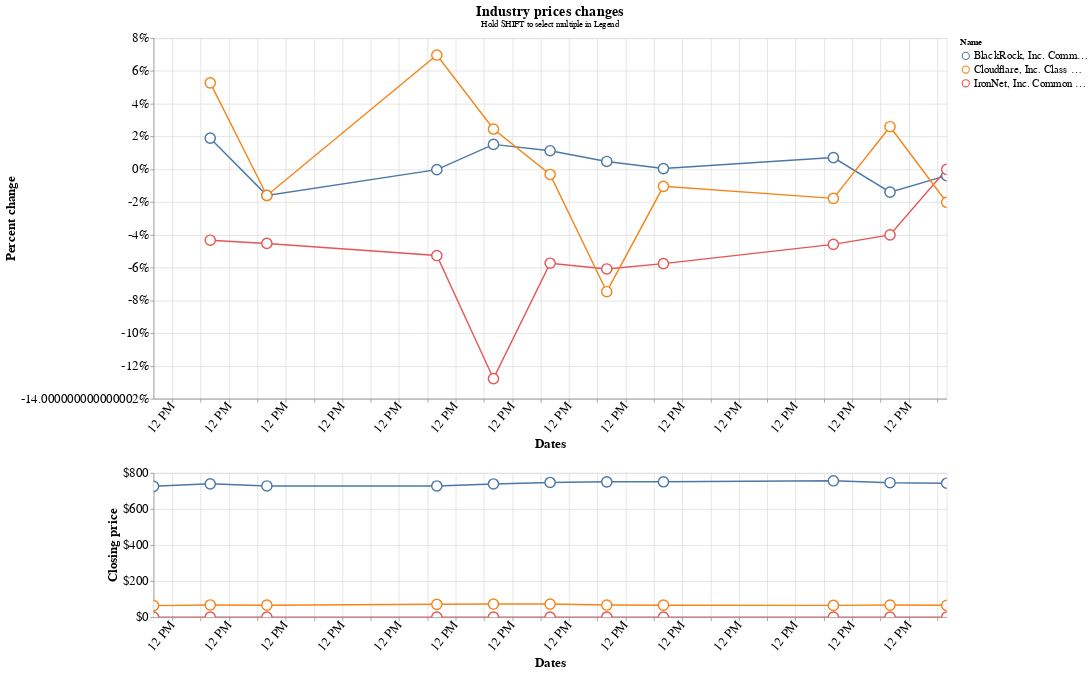

Notebook code for this chart:
### Code cell
# @title Choose stocks to compare closing prices

days_ago = 11 #@param {type:"slider", min:1, max:100, step:1}
choose_symbols_many = "NET,IRNT,LOGI,BLK" #@param {type:"string"}

try:
  if choose_symbols_many == "":
    raise Exception("Enter comma separated list of stock symbols.")

  choose_symbols = clean_symbols_many(choose_symbols_many)

  agg_graph_df = pd.DataFrame()

  symbol_name_df = nasdaq_df[nasdaq_df["symbol"].isin(choose_symbols)][["symbol", "name"]]
  for index, row in symbol_name_df.iterrows():
    symbol = row["symbol"]
    name = row["name"]
    hist_symbol_df = get_symbol_data(symbol, days_ago)
    hist_symbol_df["Symbol"] = symbol
    hist_symbol_df["Name"] = name
    agg_graph_df = pd.concat([agg_graph_df, hist_symbol_df])

except Exception as e:
  print(e)

# Add percent change column
sorted_df = agg_graph_df.sort_values(["Symbol", "Date NY"]).reset_index(drop=True)
pct_change_series = sorted_df.groupby("Symbol", group_keys=False, sort=False)["Close"].apply(lambda x: x.pct_change())

view_agg_pctchange_df = sorted_df
view_agg_pctchange_df["PctChange"] = pct_change_series

multiple_symbols_chart(view_agg_pctchange_df)

### Figure 1 — Vega-Lite specification as saved in the notebook (floating-point values rounded to 4 significant figures)
{"config": {"view": {"continuousWidth": 300, "continuousHeight": 300}, "axis": {"labelFontSize": 18, "titleFontSize": 18}, "legend": {"labelFontSize": 15, "titleFontSize": 12}, "point": {"size": 200}, "title": {"fontSize": 20}}, "vconcat": [{"mark": {"type": "line", "point": {"fill": "white", "filled": false}}, "encoding": {"color": {"field": "Name", "type": "nominal"}, "opacity": {"condition": {"param": "param_4", "value": 1}, "value": 0.09}, "tooltip": [{"field": "Name", "type": "nominal"}, {"field": "Symbol", "type": "nominal"}, {"field": "Date NY", "type": "temporal"}, {"field": "Close", "format": "$.2f", "type": "quantitative"}], "x": {"axis": {"labelAngle": -50}, "field": "Date NY", "title": "Dates", "type": "temporal"}, "y": {"axis": {"labelExpr": "datum.value * 100 + '%'"}, "field": "PctChange", "title": "Percent change", "type": "quantitative"}}, "height": 500, "name": "view_3", "title": {"text": "Industry prices changes", "subtitle": "Hold SHIFT to select multiple in Legend"}, "width": 1100}, {"mark": {"type": "line", "point": {"fill": "white", "filled": false}}, "encoding": {"color": {"field": "Name", "type": "nominal"}, "opacity": {"condition": {"param": "param_4", "value": 1}, "value": 0.09}, "tooltip": [{"field": "Name", "type": "nominal"}, {"field": "Symbol", "type": "nominal"}, {"field": "Date NY", "type": "temporal"}, {"field": "Close", "format": "$.2f", "type": "quantitative"}], "x": {"axis": {"labelAngle": -50}, "field": "Date NY", "title": "Dates", "type": "temporal"}, "y": {"axis": {"labelExpr": "'$' + datum.value"}, "field": "Close", "title": "Closing price", "type": "quantitative"}}, "height": 200, "name": "view_4", "width": 1100}], "data": {"name": "data-ab181ee6a63805aed7cb3b8b7843f65a"}, "params": [{"name": "param_4", "select": {"type": "point", "fields": ["Name"], "on": "mouseover", "toggle": "event.ctrlKey"}, "bind": "legend", "views": ["view_3", "view_4"]}, {"name": "param_5", "select": {"type": "interval", "encodings": ["x", "y"]}, "bind": "scales", "views": ["view_3"]}, {"name": "param_6", "select": {"type": "interval", "encodings": ["x", "y"]}, "bind": "scales", "views": ["view_4"]}], "$schema": "https://vega.github.io/schema/vega-lite/v5.8.0.json", "datasets": {"data-ab181ee6a63805aed7cb3b8b7843f65a": [{"Open": 722.7, "High": 727.0, "Low": 718.9, "Close": 726.0, "Volume": 642000, "Dividends": 0.0, "Stock Splits": 0.0, "Date NY": "2023-07-12T00:00:00-04:00", "Symbol": "BLK", "Name": "BlackRock, Inc. Common Stock", "PctChange": null}, {"Open": 732.9, "High": 740.4, "Low": 727.5, "Close": 739.8, "Volume": 928100, "Dividends": 0.0, "Stock Splits": 0.0, "Date NY": "2023-07-13T00:00:00-04:00", "Symbol": "BLK", "Name": "BlackRock, Inc. Common Stock", "PctChange": 0.01901}, {"Open": 743.0, "High": 744.0, "Low": 722.4, "Close": 728.0, "Volume": 1064100, "Dividends": 0.0, "Stock Splits": 0.0, "Date NY": "2023-07-14T00:00:00-04:00", "Symbol": "BLK", "Name": "BlackRock, Inc. Common Stock", "PctChange": -0.01591}, {"Open": 724.5, "High": 733.0, "Low": 720.5, "Close": 727.9, "Volume": 648400, "Dividends": 0.0, "Stock Splits": 0.0, "Date NY": "2023-07-17T00:00:00-04:00", "Symbol": "BLK", "Name": "BlackRock, Inc. Common Stock", "PctChange": -0.0002198}, {"Open": 725.5, "High": 740.8, "Low": 723.2, "Close": 738.9, "Volume": 790000, "Dividends": 0.0, "Stock Splits": 0.0, "Date NY": "2023-07-18T00:00:00-04:00", "Symbol": "BLK", "Name": "BlackRock, Inc. Common Stock", "PctChange": 0.0152}, {"Open": 740.0, "High": 753.0, "Low": 740.0, "Close": 747.3, "Volume": 718900, "Dividends": 0.0, "Stock Splits": 0.0, "Date NY": "2023-07-19T00:00:00-04:00", "Symbol": "BLK", "Name": "BlackRock, Inc. Common Stock", "PctChange": 0.01133}, {"Open": 744.0, "High": 753.4, "Low": 742.5, "Close": 750.9, "Volume": 621600, "Dividends": 0.0, "Stock Splits": 0.0, "Date NY": "2023-07-20T00:00:00-04:00", "Symbol": "BLK", "Name": "BlackRock, Inc. Common Stock", "PctChange": 0.004791}, {"Open": 753.2, "High": 756.3, "Low": 749.8, "Close": 751.2, "Volume": 512300, "Dividends": 0.0, "Stock Splits": 0.0, "Date NY": "2023-07-21T00:00:00-04:00", "Symbol": "BLK", "Name": "BlackRock, Inc. Common Stock", "PctChange": 0.0004395}, {"Open": 751.7, "High": 757.0, "Low": 750.5, "Close": 756.6, "Volume": 385400, "Dividends": 0.0, "Stock Splits": 0.0, "Date NY": "2023-07-24T00:00:00-04:00", "Symbol": "BLK", "Name": "BlackRock, Inc. Common Stock", "PctChange": 0.007148}, {"Open": 752.5, "High": 753.0, "Low": 742.2, "Close": 746.0, "Volume": 610700, "Dividends": 0.0, "Stock Splits": 0.0, "Date NY": "2023-07-25T00:00:00-04:00", "Symbol": "BLK", "Name": "BlackRock, Inc. Common Stock", "PctChange": -0.01396}, {"Open": 743.2, "High": 749.9, "Low": 741.0, "Close": 743.2, "Volume": 552508, "Dividends": 0.0, "Stock Splits": 0.0, "Date NY": "2023-07-26T00:00:00-04:00", "Symbol": "BLK", "Name": "BlackRock, Inc. Common Stock", "PctChange": -0.003834}, {"Open": 0.228, "High": 0.228, "Low": 0.196, "Close": 0.208, "Volume": 2413600, "Dividends": 0.0, "Stock Splits": 0.0, "Date NY": "2023-07-12T00:00:00-04:00", "Symbol": "IRNT", "Name": "IronNet, Inc. Common Stock", "PctChange": null}, {"Open": 0.205, "High": 0.208, "Low": 0.191, "Close": 0.199, "Volume": 2372900, "Dividends": 0.0, "Stock Splits": 0.0, "Date NY": "2023-07-13T00:00:00-04:00", "Symbol": "IRNT", "Name": "IronNet, Inc. Common Stock", "PctChange": -0.04327}, {"Open": 0.2, "High": 0.203, "Low": 0.188, "Close": 0.19, "Volume": 1630700, "Dividends": 0.0, "Stock Splits": 0.0, "Date NY": "2023-07-14T00:00:00-04:00", "Symbol": "IRNT", "Name": "IronNet, Inc. Common Stock", "PctChange": -0.04523}, {"Open": 0.19, "High": 0.2, "Low": 0.18, "Close": 0.18, "Volume": 2363600, "Dividends": 0.0, "Stock Splits": 0.0, "Date NY": "2023-07-17T00:00:00-04:00", "Symbol": "IRNT", "Name": "IronNet, Inc. Common Stock", "PctChange": -0.05263}, {"Open": 0.162, "High": 0.168, "Low": 0.136, "Close": 0.157, "Volume": 7252600, "Dividends": 0.0, "Stock Splits": 0.0, "Date NY": "2023-07-18T00:00:00-04:00", "Symbol": "IRNT", "Name": "IronNet, Inc. Common Stock", "PctChange": -0.1278}, {"Open": 0.169, "High": 0.17, "Low": 0.142, "Close": 0.148, "Volume": 2614800, "Dividends": 0.0, "Stock Splits": 0.0, "Date NY": "2023-07-19T00:00:00-04:00", "Symbol": "IRNT", "Name": "IronNet, Inc. Common Stock", "PctChange": -0.05732}, {"Open": 0.147, "High": 0.155, "Low": 0.136, "Close": 0.139, "Volume": 2722300, "Dividends": 0.0, "Stock Splits": 0.0, "Date NY": "2023-07-20T00:00:00-04:00", "Symbol": "IRNT", "Name": "IronNet, Inc. Common Stock", "PctChange": -0.06081}, {"Open": 0.135, "High": 0.142, "Low": 0.125, "Close": 0.131, "Volume": 2619600, "Dividends": 0.0, "Stock Splits": 0.0, "Date NY": "2023-07-21T00:00:00-04:00", "Symbol": "IRNT", "Name": "IronNet, Inc. Common Stock", "PctChange": -0.05755}, {"Open": 0.131, "High": 0.134, "Low": 0.124, "Close": 0.125, "Volume": 1558600, "Dividends": 0.0, "Stock Splits": 0.0, "Date NY": "2023-07-24T00:00:00-04:00", "Symbol": "IRNT", "Name": "IronNet, Inc. Common Stock", "PctChange": -0.0458}, {"Open": 0.116, "High": 0.13, "Low": 0.114, "Close": 0.12, "Volume": 3002400, "Dividends": 0.0, "Stock Splits": 0.0, "Date NY": "2023-07-25T00:00:00-04:00", "Symbol": "IRNT", "Name": "IronNet, Inc. Common Stock", "PctChange": -0.04}, {"Open": 0.11, "High": 0.12, "Low": 0.11, "Close": 0.12, "Volume": 1755492, "Dividends": 0.0, "Stock Splits": 0.0, "Date NY": "2023-07-26T00:00:00-04:00", "Symbol": "IRNT", "Name": "IronNet, Inc. Common Stock", "PctChange": 0.0}, {"Open": 69.47, "High": 69.61, "Low": 63.51, "Close": 64.23, "Volume": 7360100, "Dividends": 0.0, "Stock Splits": 0.0, "Date NY": "2023-07-12T00:00:00-04:00", "Symbol": "NET", "Name": "Cloudflare, Inc. Class A Common Stock", "PctChange": null}, {"Open": 65.54, "High": 67.99, "Low": 65.19, "Close": 67.62, "Volume": 4399800, "Dividends": 0.0, "Stock Splits": 0.0, "Date NY": "2023-07-13T00:00:00-04:00", "Symbol": "NET", "Name": "Cloudflare, Inc. Class A Common Stock", "PctChange": 0.05278}, {"Open": 68.0, "High": 70.26, "Low": 65.72, "Close": 66.54, "Volume": 4936100, "Dividends": 0.0, "Stock Splits": 0.0, "Date NY": "2023-07-14T00:00:00-04:00", "Symbol": "NET", "Name": "Cloudflare, Inc. Class A Common Stock", "PctChange": -0.01597}, {"Open": 66.67, "High": 72.13, "Low": 66.02, "Close": 71.18, "Volume": 5521500, "Dividends": 0.0, "Stock Splits": 0.0, "Date NY": "2023-07-17T00:00:00-04:00", "Symbol": "NET", "Name": "Cloudflare, Inc. Class A Common Stock", "PctChange": 0.06973}, {"Open": 72.85, "High": 73.86, "Low": 70.18, "Close": 72.93, "Volume": 5117000, "Dividends": 0.0, "Stock Splits": 0.0, "Date NY": "2023-07-18T00:00:00-04:00", "Symbol": "NET", "Name": "Cloudflare, Inc. Class A Common Stock", "PctChange": 0.02459}, {"Open": 73.91, "High": 76.07, "Low": 72.21, "Close": 72.7, "Volume": 4741200, "Dividends": 0.0, "Stock Splits": 0.0, "Date NY": "2023-07-19T00:00:00-04:00", "Symbol": "NET", "Name": "Cloudflare, Inc. Class A Common Stock", "PctChange": -0.003154}, {"Open": 71.68, "High": 72.14, "Low": 66.86, "Close": 67.27, "Volume": 4943200, "Dividends": 0.0, "Stock Splits": 0.0, "Date NY": "2023-07-20T00:00:00-04:00", "Symbol": "NET", "Name": "Cloudflare, Inc. Class A Common Stock", "PctChange": -0.07469}, {"Open": 68.45, "High": 69.35, "Low": 66.5, "Close": 66.57, "Volume": 2723600, "Dividends": 0.0, "Stock Splits": 0.0, "Date NY": "2023-07-21T00:00:00-04:00", "Symbol": "NET", "Name": "Cloudflare, Inc. Class A Common Stock", "PctChange": -0.01041}, {"Open": 67.5, "High": 67.5, "Low": 64.63, "Close": 65.39, "Volume": 3733300, "Dividends": 0.0, "Stock Splits": 0.0, "Date NY": "2023-07-24T00:00:00-04:00", "Symbol": "NET", "Name": "Cloudflare, Inc. Class A Common Stock", "PctChange": -0.01773}, {"Open": 65.63, "High": 68.33, "Low": 65.6, "Close": 67.09, "Volume": 3106000, "Dividends": 0.0, "Stock Splits": 0.0, "Date NY": "2023-07-25T00:00:00-04:00", "Symbol": "NET", "Name": "Cloudflare, Inc. Class A Common Stock", "PctChange": 0.026}, {"Open": 65.88, "High": 67.35, "Low": 64.24, "Close": 65.74, "Volume": 2639437, "Dividends": 0.0, "Stock Splits": 0.0, "Date NY": "2023-07-26T00:00:00-04:00", "Symbol": "NET", "Name": "Cloudflare, Inc. Class A Common Stock", "PctChange": -0.02012}]}}
